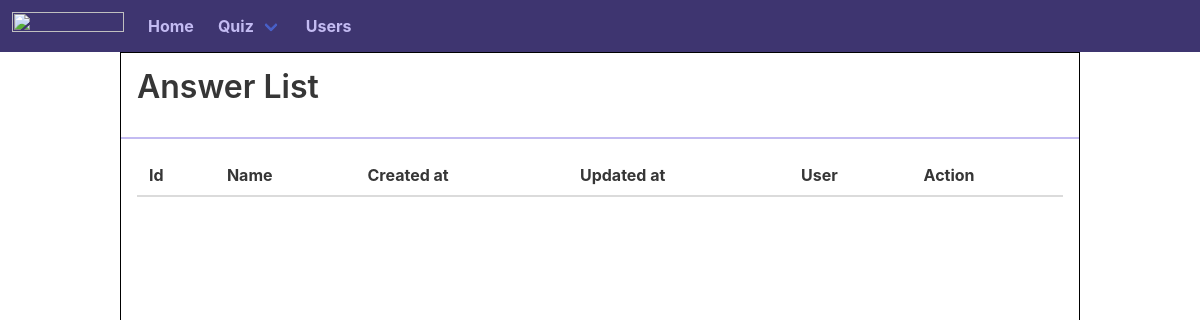
Page /quiz/answer-list on the earlier database version.
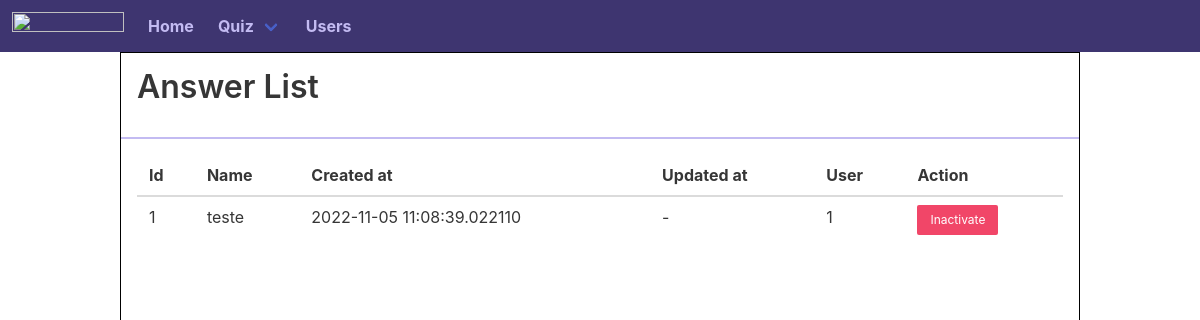
Same page on the later database version.
### app/models/quiz.py (models this page shows, shortened)
class Quiz(db.Model):
    __tablename__ = 'quiz'
    id = db.Column(db.Integer, primary_key=True)
    name = db.Column(db.String(100), nullable=False)
    content = db.Column(db.Text, nullable=False)
    active = db.Column(db.Boolean, nullable=False)
    created_at = db.Column(db.DateTime, nullable=False)
    updated_at = db.Column(db.DateTime, nullable=True)
    user_id = db.Column(db.Integer, db.ForeignKey("user.id"))
    answer = db.relationship("Answer")

### app/quiz/controller.py (the view)
@quiz_controller.route('/answer-list', methods=['GET', 'POST'])
def answer_list_quiz():
    quizzes = Quiz.query.filter_by(active=True).all()
    return render_template("answer-list-quiz.html", quizzes=quizzes)

### app/__init__.py (called while the page is built)
def render_login_button():
    return True if session.get('email') else False

### app/templates/answer-list-quiz.html
{% extends 'content.html' %}
{% block content %}
<div class="all-width content">
  <div class="header-with-button">
    <h1>Answer List</h1>
  </div>
  <div class="list-body">
    <table class="table is-striped">
      <thead>
        <tr>
          <th>Id</th>
          <th>Name</th>
          <th>Created at</th>
          <th>Updated at</th>
          <th>User</th>
          <th>Action</th>
        </tr>
      </thead>
      <tbody>
        {% for quiz in quizzes %}
        <tr>
          <td>{{ quiz.id }}</td>
          <td>{{ quiz.name }}</td>
          <td>{{ quiz.created_at }}</td>
          <td>
            {% if quiz.updated_at %}
            {{ quiz.updated_at }}
            {% else %}
            -
            {% endif %}
          </td>
          <td>{{ quiz.user_id }}</td>
          <td>
            {% if quiz.active %}
            <button class="button is-small is-danger" onclick="changeVal('{{ quiz.id }}');">Inactivate</button>
            {% else %}
            <a href="/quiz/results">
              <button class="button is-small">View</button>
            </a>
            {% endif %}
          </td>
        </tr>
        {% endfor %}
      </tbody>
    </table>
  </div>
</div>
{% endblock %}

Differences in the rows shown:
now on this page (row edited): Quiz: id "1", name "teste", created_at "2022-11-05 11:08:39.022110", user_id "1"
